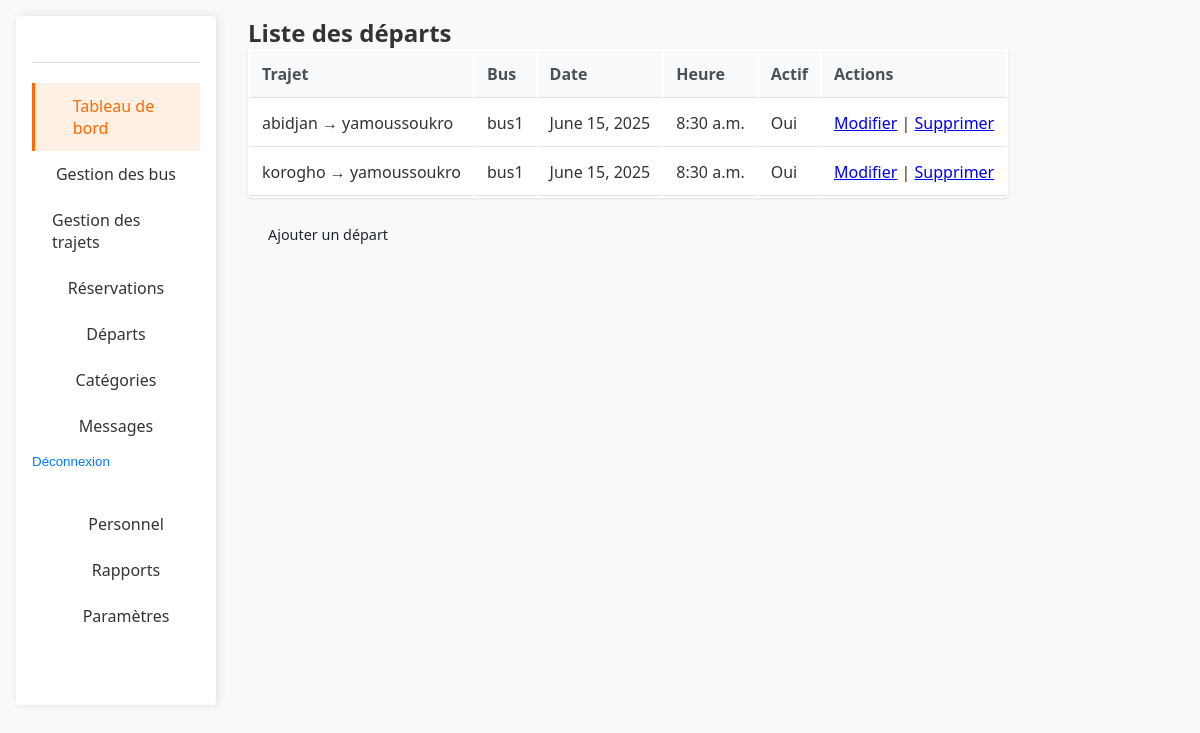
/dashboard/departures/ (signed in), run on the app's committed database.
### trips/models.py (models this page shows, shortened)
class Departure(models.Model):
    trip = models.ForeignKey(Trip, on_delete=models.CASCADE)
    bus = models.ForeignKey(Bus, on_delete=models.CASCADE)
    date = models.DateField()
    time = models.TimeField()
    is_active = models.BooleanField(default=True)
    class Meta:
        ordering = ['date', 'time']  # Tri par défaut par date puis heure

class Trip(models.Model):
    origin = models.CharField(max_length=100)       # Ville de départ
    destination = models.CharField(max_length=100)  # Ville d'arrivée
    category = models.ForeignKey(Category, on_delete=models.CASCADE)
    description = models.TextField(blank=True)
    price = models.DecimalField(max_digits=10, decimal_places=2, default=0)  # Prix du trajet
    def __str__(self):
        return f"{self.origin} \u2192 {self.destination}"

class Bus(models.Model):
    name = models.CharField(max_length=100)
    capacity = models.PositiveIntegerField()
    def __str__(self):
        return self.name

### gareci_admin/views.py (the view)
# urls.py: path('departures/', DepartureListView.as_view(), name='departure_list'),
class DepartureListView(StaffRequiredMixin, ListView):
    model = Departure
    template_name = 'dashboard/departure_list.html'

### gareci_admin/utils.py (called while the page is built)
    def test_func(self):
        return self.request.user.is_staff

### gareci_admin/templates/dashboard/departure_list.html (shortened to what this page needs)
{% extends 'base.html' %}
{% block content %}
<h2>Liste des départs</h2>
<table>
    <thead>
        <tr>
            <th>Trajet</th>
            <th>Bus</th>
            <th>Date</th>
            <th>Heure</th>
            <th>Actif</th>
            <th>Actions</th>
        </tr>
    </thead>
    <tbody>
        {% for departure in object_list %}
        <tr>
            <td>{{ departure.trip }}</td>
            <td>{{ departure.bus }}</td>
            <td>{{ departure.date }}</td>
            <td>{{ departure.time }}</td>
            <td>{{ departure.is_active|yesno:"Oui,Non" }}</td>
            <td>
                <a href="{% url 'dashboard:departure_edit' departure.pk %}">Modifier</a> |
                <a href="{% url 'dashboard:departure_delete' departure.pk %}">Supprimer</a>
            </td>
        </tr>
        {% empty %}
        <tr>
            <td colspan="6">Aucun départ enregistré.</td>
        </tr>
        {% endfor %}
    </tbody>
</table>
<a href="{% url 'dashboard:departure_add' %}" class="btn">Ajouter un départ</a>
{% endblock %}

### static/css/dashboard.css (style rules this page uses)
table { width: 100%; margin-bottom: 1rem; background-color: #fff; border-radius: 4px; box-shadow: 0 1px 3px rgba(0,0,0,0.1); }
th, td { padding: 0.75rem; text-align: left; border-bottom: 1px solid #dee2e6; }
th { background-color: #f8f9fa; font-weight: 600; color: #495057; }
.btn { display: inline-block; padding: 0.375rem 0.75rem; font-size: 0.875rem; line-height: 1.5; text-align: center; text-decoration: none; border-radius: 4px; transition: all 0.2s; cursor: pointer; background-color: #f8f9fa; color: #212529; border: 1px solid #dee2e6; }
:root { --primary: #FF6B00; --primary-dark: #E05D00; --secondary: #0056B3; --dark: #333333; --light: #F5F5F5; --gray: #888888; --light-gray: #E0E0E0; --sidebar-width: 350px; --sidebar-collapsed-width: 80px; --header-height: 70px; --blue: #4285F4; --green: #34A853; --orange: #FBBC05; --red: #EA4335; }
* { margin: 0; padding: 0; box-sizing: border-box; }
body { font-family: 'Segoe UI', Tahoma, Geneva, Verdana, sans-serif; background-color: #f9f9f9; color: var(--dark); }
.btn { display: inline-flex; align-items: center; justify-content: center; padding: 10px 20px; border-radius: 5px; font-weight: 500; cursor: pointer; transition: all 0.3s; border: none; font-size: 0.9rem; }

### data on the page
Departure: trip "abidjan → yamoussoukro", bus "bus1", date "June 15, 2025", time "8:30 a.m.", is_active "Oui"
Departure: trip "korogho → yamoussoukro", bus "bus1", date "June 15, 2025", time "8:30 a.m.", is_active "Oui"
